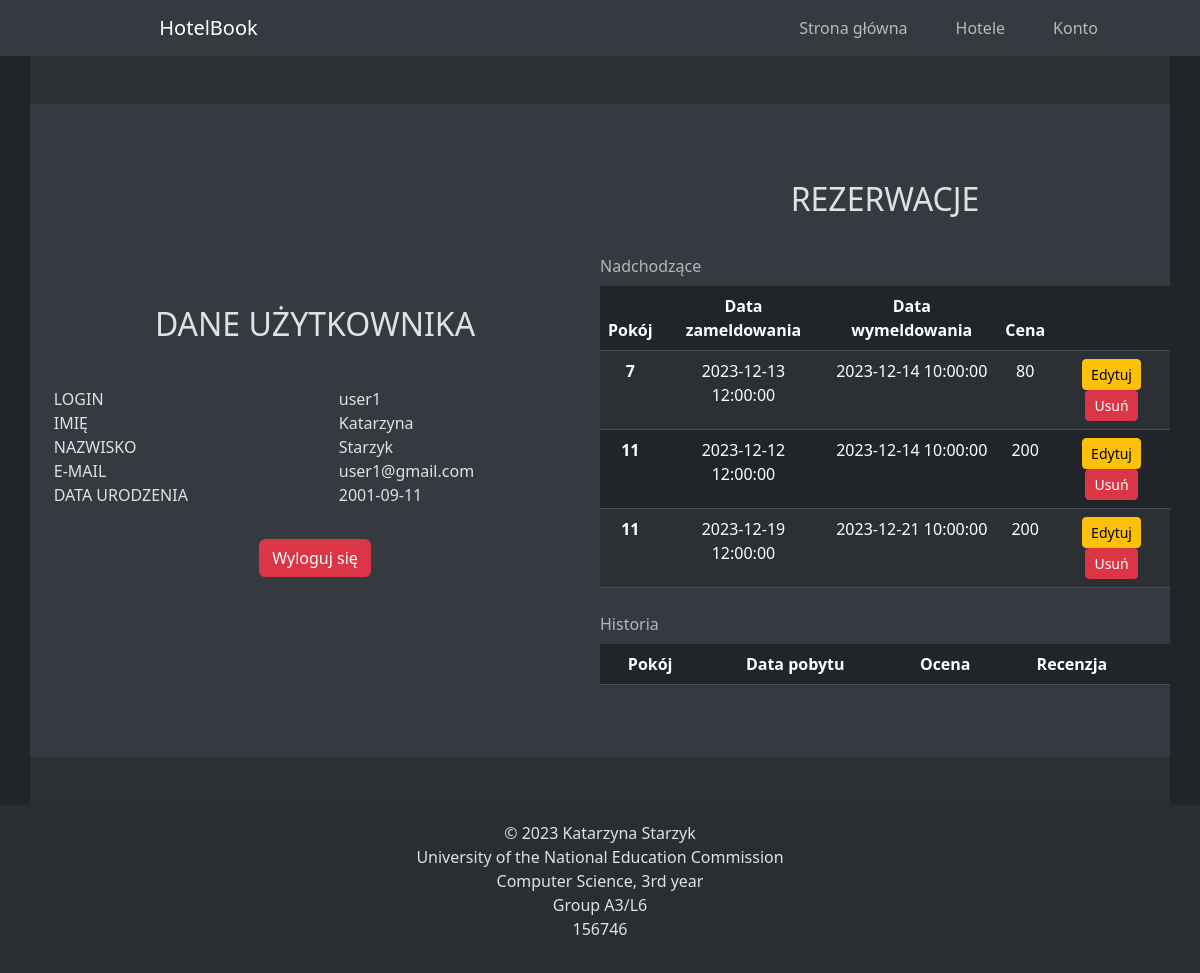
Page /HotelBook/a_user.php (signed in) on the committed database.
### tables this page shows
CREATE TABLE `users` (
  `user_id` int(11) NOT NULL,
  `username` varchar(50) NOT NULL,
  `password` varchar(255) NOT NULL,
  `email` varchar(50) NOT NULL,
  `first_name` varchar(50) NOT NULL,
  `last_name` varchar(50) NOT NULL,
  `birth_date` date NOT NULL DEFAULT current_timestamp(),
  `isAdmin` tinyint(1) NOT NULL DEFAULT 0
);

CREATE TABLE `bookings` (
  `booking_id` int(11) NOT NULL,
  `user_id` int(11) NOT NULL,
  `room_id` int(11) NOT NULL,
  `start_date` datetime NOT NULL,
  `end_date` datetime NOT NULL,
  `final_price` double NOT NULL,
  `rating` int(1) DEFAULT NULL,
  `review` text DEFAULT NULL,
  `expired` tinyint(1) NOT NULL DEFAULT 0
);

### HotelBook/php/functions.php (called while the page is built, shortened)
<?php
    function connectToDatabase()
    {
        $servername = "localhost";
        $username = "root";
        $password = "";
        $dbname = "hotel_db";
        $conn = new mysqli($servername, $username, $password, $dbname);
        return $conn;
    }
    function getUserData($userId)
    {
        $conn = connectToDatabase();
        $id = (int)$userId;
        $query = "SELECT * FROM users WHERE user_id = $id";
        $result = $conn->query($query);
        if ($result->num_rows == 1)
        {
            $userData = $result->fetch_assoc();
            return $userData;
        }
        else
        {
            $conn->close();
            return false;
        }
    }
    function getUserReservations($userId)
    {
        $conn = connectToDatabase();
        $id = (int)$userId;
        $query = "SELECT * FROM bookings WHERE user_id = $id";
        $result = $conn->query($query);
        $reservations = [];
        while ($row = $result->fetch_assoc())
        {
            $reservations[] = $row;
        }
        return $reservations;
    }
?>

### HotelBook/a_user.php (the view, shortened to what this page needs)
<?php
    include("php/functions.php");
    $userData = getUserData($_SESSION['user_id']);
    $bookings = getUserReservations($_SESSION['user_id']);
    $pastBookings = [];
    $futureBookings = [];
    foreach ($bookings as $booking)
    {
        if ($booking['expired'])
        {
            $pastBookings[] = $booking;
        }
        else
        {
            $futureBookings[] = $booking;
        }
    }
?>
<!DOCTYPE html>
<html lang="pl">
<head>
    <link rel="stylesheet" href="css/bootstrap.min.css">
    <link rel="stylesheet" href="css/style.css">
</head>
<body class="container-fluid h-100 text-center p-0" data-bs-theme="dark">
    <?php
        include("php/header.php");
    ?>
    <main class="container-md bg-body-tertiary">
        <div class="container-fluid py-5">
            <div class="row bg-body-secondary justify-content-around align-items-center py-5">
                <div class="col-xl-6 py-2">
                    <h2>Dane Użytkownika</h2>
                    <div class="row py-3 justify-content-around">
                        <div class="col-5 text-uppercase text-right">
                            <div class="row">Login</div>
                            <div class="row">Imię</div>
                            <div class="row">Nazwisko</div>
                            <div class="row">E-mail</div>
                            <div class="row">Data urodzenia</div>
                        </div>
                        <div class="col-5">
                            <div class="row"><?php echo $userData['username']; ?></div>
                            <div class="row"><?php echo $userData['first_name']; ?></div>
                            <div class="row"><?php echo $userData['last_name']; ?></div>
                            <div class="row"><?php echo $userData['email']; ?></div>
                            <div class="row"><?php echo $userData['birth_date']; ?></div>
                        </div>
                    </div>
                    <a href="?logout=true" class="btn btn-danger mt-3">Wyloguj się</a>
                </div>
                <div class="col-xl-6 py-2">
                    <h2>Rezerwacje</h2>
                    <div class="row">
                        <table class="table table-striped table-hover caption-top">
                            <caption>Nadchodzące</caption>
                            <thead>
                                <tr>
                                <th scope="col">Pokój</th>
                                <th scope="col">Data zameldowania</th>
                                <th scope="col">Data wymeldowania</th>
                                <th scope="col">Cena</th>
                                <th scope="col"></th>
                                </tr>
                            </thead>
                            <tbody>
                                <?php
                                    foreach ($futureBookings as $booking)
                                    {
                                        echo '<tr>';
                                            echo '<th scope="row">'.$booking["room_id"].'</th>';
                                            echo '<td>'.$booking["start_date"].'</td>';
                                            echo '<td>'.$booking["end_date"].'</td>';
                                            echo '<td>'.$booking["final_price"].'</td>';
                                            echo '<td>';
                                            if (strtotime($booking['start_date']) > strtotime("+1 day"))
                                            {
                                                echo '<a href="user_edit_reservation.php?id='.$booking["booking_id"].'" class="btn btn-warning btn-sm">Edytuj</a>';
                                                echo '<a href="user_cancel_reservation.php?id='.$booking["booking_id"].'" class="btn btn-danger btn-sm">Usuń</a>';
                                            }
                                            echo '</td>';
                                        echo '</tr>';
                                    }
                                ?>
                            </tbody>
                        </table>
                    </div>
                    <div class="row">
                        <table class="table table-striped table-hover caption-top">
                            <caption>Historia</caption>
                            <thead>
                                <tr>
                                <th scope="col">Pokój</th>
                                <th scope="col">Data pobytu</th>
                                <th scope="col">Ocena</th>
                                <th scope="col">Recenzja</th>
                                <th scope="col"></th>
                                </tr>
                            </thead>
                        </table>
                    </div>
                </div>
            </div>
        </div>
    </main>
    <?php
        include("php/footer.php");
    ?>
</body>
</html>

### HotelBook/css/style.css (style rules this page uses)
a, a:active, a:visited, a:hover { text-decoration: none; color: white; }
h2 { padding: 20px 0; width: 100%; text-transform: uppercase; }
main .container-fluid { padding: 0; min-height: 80vh; }

### rows in the picture
users: username "user1", first_name "Katarzyna", last_name "Starzyk", email "user1@gmail.com", birth_date "2001-09-11"
bookings: room "7", start_date "2023-12-13 12:00:00", end_date "2023-12-14 10:00:00", final_price "80"
bookings: room "11", start_date "2023-12-12 12:00:00", end_date "2023-12-14 10:00:00", final_price "200"
bookings: room "11", start_date "2023-12-19 12:00:00", end_date "2023-12-21 10:00:00", final_price "200"
